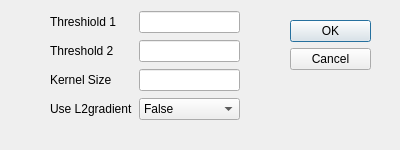
<?xml version="1.0" encoding="UTF-8"?>
<ui version="4.0">
 <class>Dialog_canny</class>
 <widget class="QDialog" name="Dialog_canny">
  <property name="geometry">
   <rect>
    <x>0</x>
    <y>0</y>
    <width>400</width>
    <height>150</height>
   </rect>
  </property>
  <property name="sizePolicy">
   <sizepolicy hsizetype="Fixed" vsizetype="Fixed">
    <horstretch>0</horstretch>
    <verstretch>0</verstretch>
   </sizepolicy>
  </property>
  <property name="minimumSize">
   <size>
    <width>400</width>
    <height>150</height>
   </size>
  </property>
  <property name="maximumSize">
   <size>
    <width>400</width>
    <height>150</height>
   </size>
  </property>
  <property name="windowTitle">
   <string>Canny Edge Detector</string>
  </property>
  <widget class="QDialogButtonBox" name="buttonBox">
   <property name="geometry">
    <rect>
     <x>290</x>
     <y>20</y>
     <width>81</width>
     <height>241</height>
    </rect>
   </property>
   <property name="orientation">
    <enum>Qt::Vertical</enum>
   </property>
   <property name="standardButtons">
    <set>QDialogButtonBox::Cancel|QDialogButtonBox::Ok</set>
   </property>
  </widget>
  <widget class="QWidget" name="">
   <property name="geometry">
    <rect>
     <x>50</x>
     <y>10</y>
     <width>190</width>
     <height>111</height>
    </rect>
   </property>
   <layout class="QGridLayout" name="gridLayout">
    <item row="0" column="0">
     <widget class="QLabel" name="label">
      <property name="text">
       <string>Threshiold 1</string>
      </property>
     </widget>
    </item>
    <item row="0" column="1">
     <widget class="QLineEdit" name="lineEdit_threshold1"/>
    </item>
    <item row="1" column="0">
     <widget class="QLabel" name="label_2">
      <property name="text">
       <string>Threshold 2</string>
      </property>
     </widget>
    </item>
    <item row="1" column="1">
     <widget class="QLineEdit" name="lineEdit_threshold2"/>
    </item>
    <item row="2" column="0">
     <widget class="QLabel" name="label_3">
      <property name="text">
       <string>Kernel Size</string>
      </property>
     </widget>
    </item>
    <item row="2" column="1">
     <widget class="QLineEdit" name="lineEdit_kernelsize"/>
    </item>
    <item row="3" column="0">
     <widget class="QLabel" name="label_4">
      <property name="text">
       <string>Use L2gradient</string>
      </property>
     </widget>
    </item>
    <item row="3" column="1">
     <widget class="QComboBox" name="comboBox">
      <item>
       <property name="text">
        <string>False</string>
       </property>
      </item>
      <item>
       <property name="text">
        <string>True</string>
       </property>
      </item>
     </widget>
    </item>
   </layout>
  </widget>
 </widget>
 <resources/>
 <connections>
  <connection>
   <sender>buttonBox</sender>
   <signal>accepted()</signal>
   <receiver>Dialog_canny</receiver>
   <slot>accept()</slot>
   <hints>
    <hint type="sourcelabel">
     <x>248</x>
     <y>254</y>
    </hint>
    <hint type="destinationlabel">
     <x>157</x>
     <y>274</y>
    </hint>
   </hints>
  </connection>
  <connection>
   <sender>buttonBox</sender>
   <signal>rejected()</signal>
   <receiver>Dialog_canny</receiver>
   <slot>reject()</slot>
   <hints>
    <hint type="sourcelabel">
     <x>316</x>
     <y>260</y>
    </hint>
    <hint type="destinationlabel">
     <x>286</x>
     <y>274</y>
    </hint>
   </hints>
  </connection>
 </connections>
</ui>
